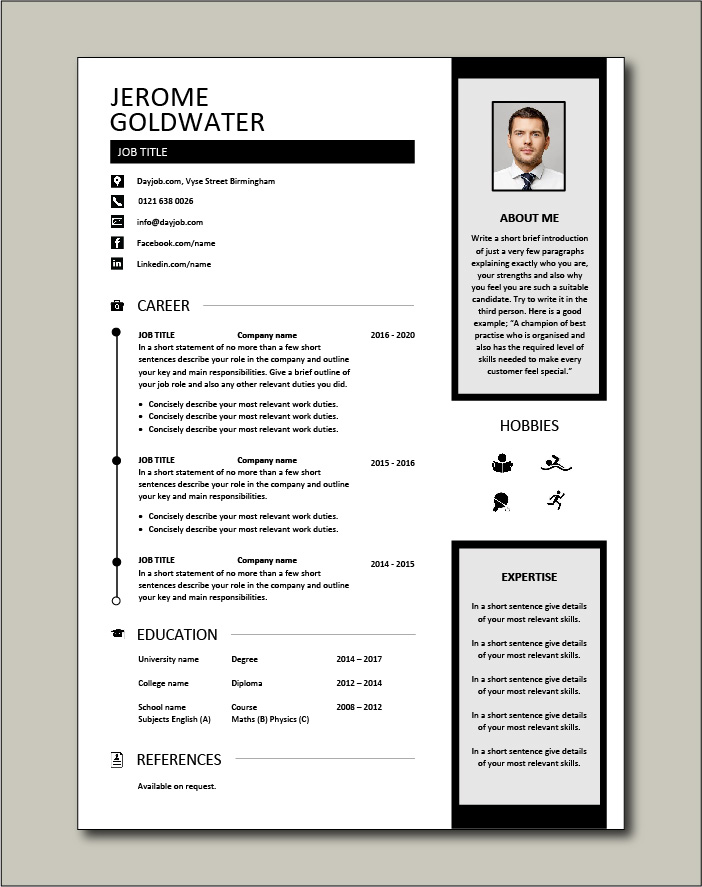
#> input picture Resources/Page.jpg, 702 x 887 px, found by its file name
$ python documentScanner.py
#> lines starting #> are read from the running program, lines starting #| are printed output that depends on the picture; after the words box and inside, x2 and y2 are one past the last pixel; in counts of white or black regions, pixels touching at a corner belong together
import cv2
import numpy as np
from skimage.filters import threshold_local

def findCanny(img):
    imgGray = cv2.cvtColor(img,cv2.COLOR_BGR2GRAY)
    imgBlur = cv2.GaussianBlur(imgGray,(5,5),1)
    imgCanny = cv2.Canny(imgBlur,200,200)
    kernel = np.ones((5,5))
    imgDial = cv2.dilate(imgCanny,kernel,iterations=2)
    imgThres = cv2.erode(imgDial,kernel,iterations=1)
    return imgThres

def getContours(img):
    biggest = np.array([])
    maxArea = 0
    contours,hierarchy = cv2.findContours(img,cv2.RETR_EXTERNAL,cv2.CHAIN_APPROX_NONE)
    for cnt in contours:
        area = cv2.contourArea(cnt)
        if area>5000:
            #cv2.drawContours(imgContour, cnt, -1, (255, 0, 0), 3)
            peri = cv2.arcLength(cnt,True)
            approx = cv2.approxPolyDP(cnt,0.02*peri,True)
            if area >maxArea and len(approx) == 4:
                biggest = approx
                maxArea = area
    cv2.drawContours(imgContour, biggest, -1, (255, 0, 0), 20)
    return biggest

def reorder (myPoints):
    myPoints = myPoints.reshape((4,2))
    myPointsNew = np.zeros((4,1,2),np.int32)
    add = myPoints.sum(1)
    #print("add", add)
    myPointsNew[0] = myPoints[np.argmin(add)]
    myPointsNew[3] = myPoints[np.argmax(add)]
    diff = np.diff(myPoints,axis=1)
    myPointsNew[1]= myPoints[np.argmin(diff)]
    myPointsNew[2] = myPoints[np.argmax(diff)]
    #print("NewPoints",myPointsNew)
    return myPointsNew

def getWarp(img,biggest):
    biggest = reorder(biggest)
    pts1 = np.float32(biggest)
    pts2 = np.float32([[0, 0], [576, 0], [0, 720], [576, 720]])
    matrix = cv2.getPerspectiveTransform(pts1, pts2)
    imgOutput = cv2.warpPerspective(img, matrix, (576, 720))

    imgCropped = imgOutput[20:imgOutput.shape[0]-20,20:imgOutput.shape[1]-20]
    imgCropped = cv2.resize(imgCropped,(576,720))

    return imgCropped

img = cv2.imread('Resources/Page.jpg')
#> img is the input picture: shape (887, 702, 3); mean B, G, R 207.3, 211, 211.6
img = cv2.resize(img,(576,720))
#> img: shape (720, 576, 3)
imgContour = img.copy()
imgFinal = findCanny(img)
#> in findCanny, `imgCanny = cv2.Canny(imgBlur,200,200)`:
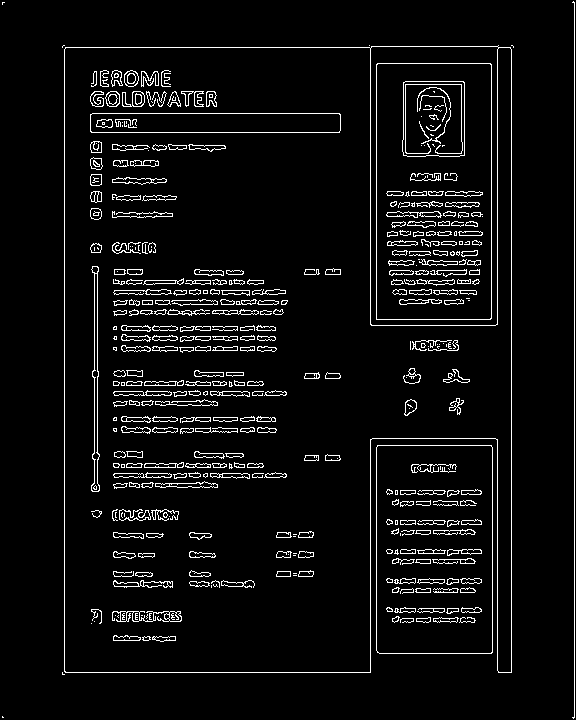
#> imgCanny: shape (720, 576); 5.5% white in thin lines or dots
#> in findCanny, `imgDial = cv2.dilate(imgCanny,kernel,iterations=2)`:
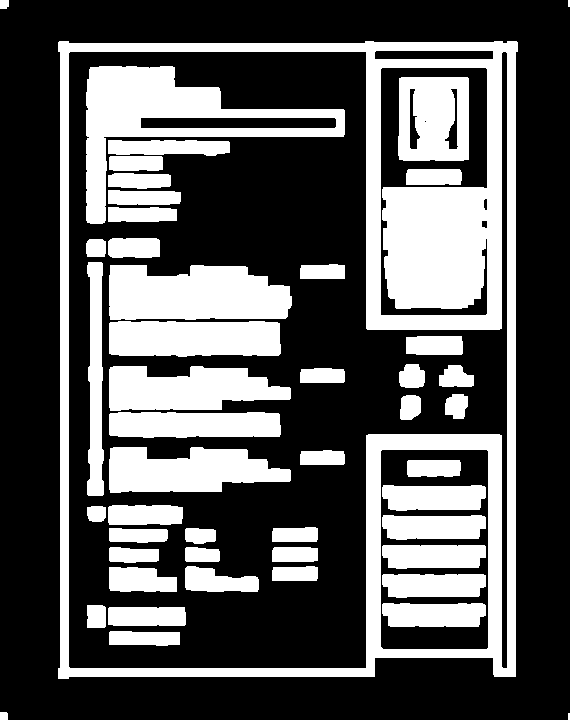
#> imgDial: shape (720, 576); 34.4% white; 48 white regions, largest, box (x1, y1, x2, y2) and area: (58, 41, 518, 679) 50474, (86, 66, 345, 224) 11755, (109, 265, 292, 320) 8625
#> in findCanny, `imgThres = cv2.erode(imgDial,kernel,iterations=1)`:
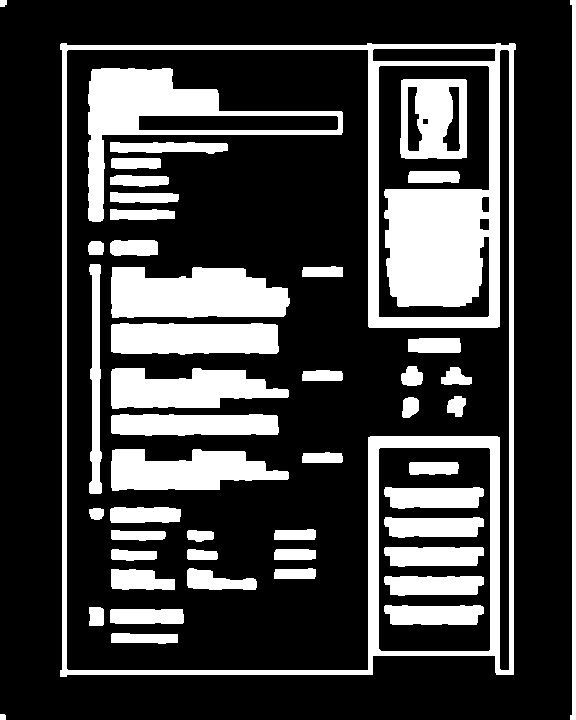
#> imgThres: shape (720, 576); 25.6% white; 48 white regions
biggest = getContours(imgFinal)
#> in getContours, `contours,hierarchy = cv2.findContours(img,cv2.RETR_EXTERNAL,cv2.CHAIN_..`: contours = 4 contours; box (x1, y1, x2, y2) and area: (60, 43, 516, 677) 281546, (570, 0, 576, 720) 2174, (0, 0, 7, 7) 32, (0, 714, 6, 720) 24
#> the loop in getContours, `for cnt in contours:` made 4 passes
#> (area, peri, biggest, maxArea) on pass 2: (281546.5, 2219.2, [[61, 43], [60, 676], [513, 674], [515, 44]], 281546.5)
#> area on passes 1, 3, 4: 24.5, 2174, 32.5
#> after the loop in getContours, `for cnt in contours:`: maxArea = 281546.5
#> in getContours, `cv2.drawContours(imgContour, biggest, -1, (255, 0, 0), 20)`:
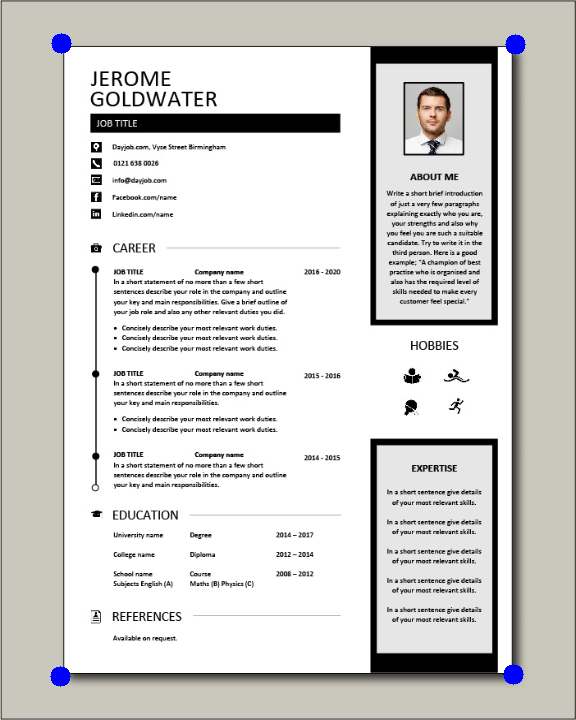
#> imgContour: shape (720, 576, 3); mean B, G, R 207.5, 210.4, 211
#> biggest = [[61, 43], [60, 676], [513, 674], [515, 44]]
imgWarp = getWarp(img,biggest)
#> in reorder, `add = myPoints.sum(1)`: add = [104, 736, 1187, 559]
#> in reorder, `diff = np.diff(myPoints,axis=1)`: diff = [-18, 616, 161, -471]
#> in getWarp, `biggest = reorder(biggest)`: biggest = [[61, 43], [515, 44], [60, 676], [513, 674]]
#> in getWarp, `matrix = cv2.getPerspectiveTransform(pts1, pts2)`: matrix = [[1.26, 0.00199, -77.05], [-0.0025, 1.13, -48.61], [-1.04e-05, -3.53e-06, 1]]
#> in getWarp, `imgOutput = cv2.warpPerspective(img, matrix, (576, 720))`:
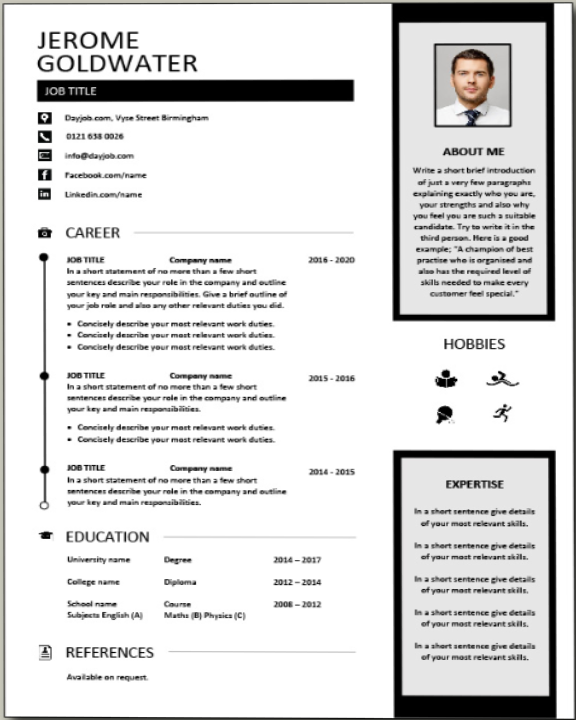
#> imgOutput: shape (720, 576, 3); mean B, G, R 219.5, 219.7, 220

imgWarp = cv2.cvtColor(imgWarp, cv2.COLOR_BGR2GRAY)
T = threshold_local(imgWarp, 11, offset = 10, method = "gaussian")
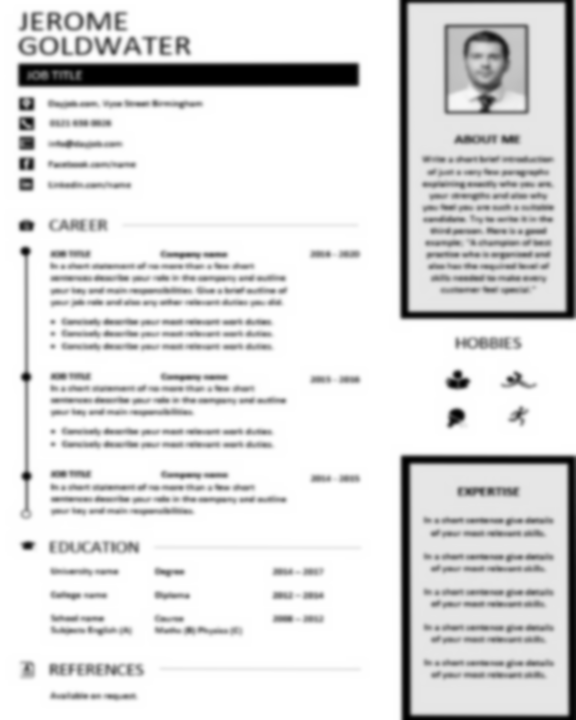
#> T: shape (720, 576) float64; min -10, max 245, mean 212.4; drawn with min black and max white
imgWarp = (imgWarp > T).astype("uint8") * 255
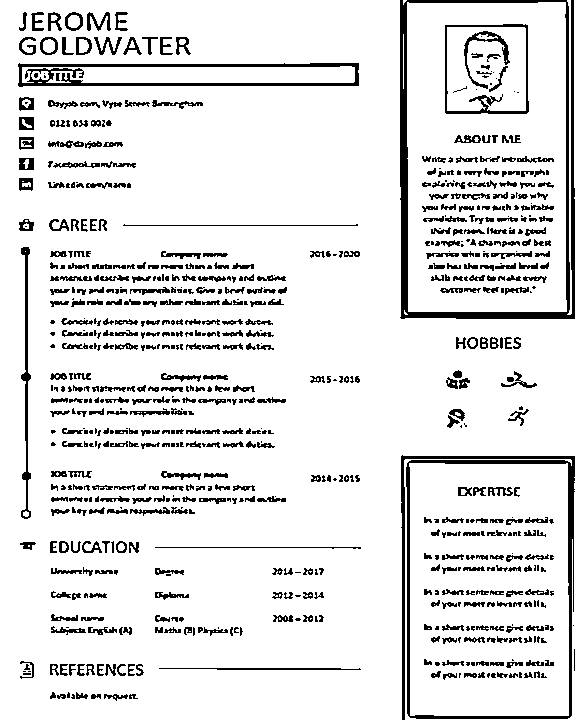
#> imgWarp: shape (720, 576); 88.9% white; 725 black regions (236 under 20 px), largest, box (x1, y1, x2, y2) and area: (400, 0, 575, 319) 5737, (401, 455, 575, 720) 4338, (18, 63, 359, 87) 2572
cv2.imshow('Image',imgWarp)
cv2.waitKey(0)
